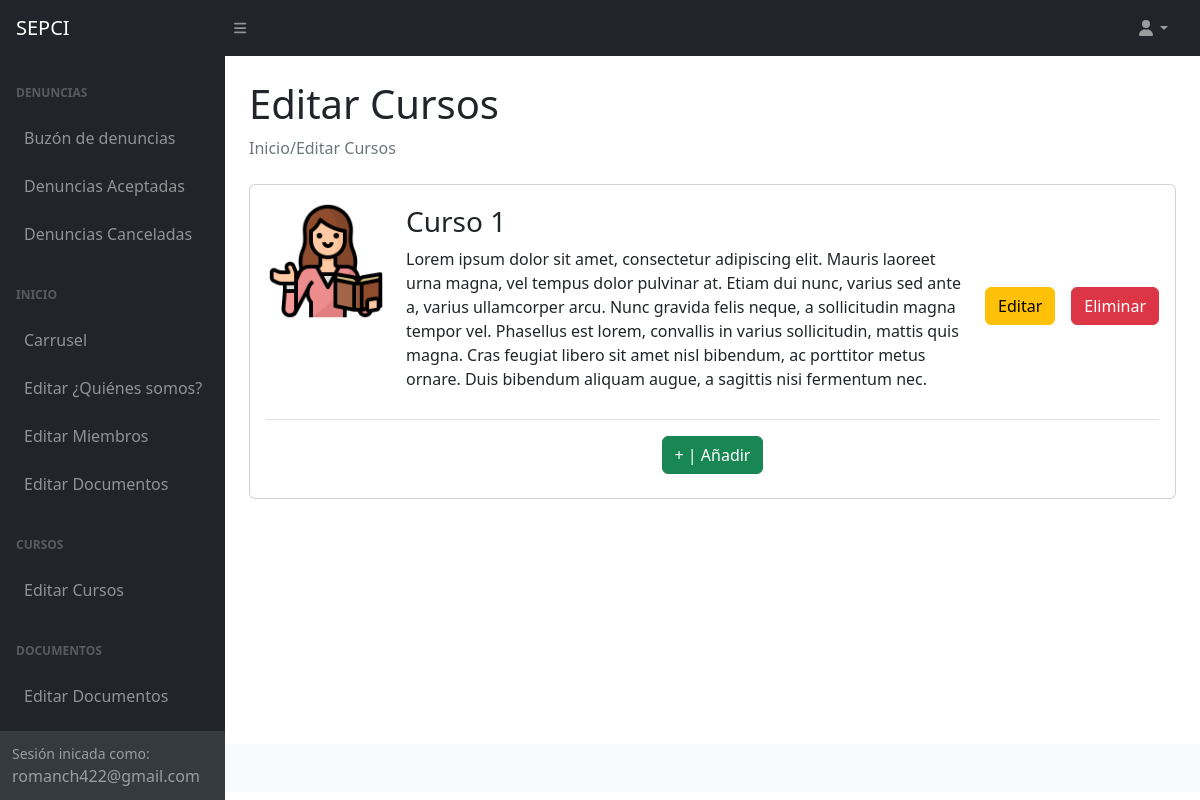
/Admin/Panel/Cursos.php (signed in), run on the app's committed database.
### tables this page shows
CREATE TABLE `courses` (
  `id_course` int(11) NOT NULL,
  `course_name` varchar(50) NOT NULL,
  `course_descrip` text NOT NULL,
  `root_course` varchar(30) NOT NULL,
  `tipo` varchar(11) NOT NULL,
  `contenido` varchar(45) NOT NULL
);

### php/DBManager/open.php (called while the page is built, shortened)
<?php
    if(isset($_SESSION['name'])){
        return $sesion=true;
    }else{
        return $sesion=false;
    }
?>

### php/DBManager/DBManager.php (called while the page is built, shortened)
<?php
class DBManager
{
    private function open()
    {
        $link = mysqli_connect("127.0.0.1","qysug","9@s659R9","sepci") or die('Error connecting to Data Base');
        return $link;
    }
    public function showCourses()
    {
        $link = $this->open();
        $query = "SELECT * FROM courses";
        $result = $link->query($query);
        return $result;
    }
    }
?>

### php/DBManager/endPointEachCourses.php (called while the page is built)
<?php
    require 'DBManager.php';
    $db = new DBMAnager();
    $data = $db->showCourses();
?>

### Admin/Panel/Cursos.php (the view, shortened to what this page needs)
<?php
include("../../php/DBManager/open.php");
if ($sesion) {
    ?>
<!DOCTYPE html>
<html lang="es">
<head>
    <link href="https://cdn.jsdelivr.net/npm/simple-datatables@7.1.2/dist/style.min.css" rel="stylesheet" />
    <link href="css/styles.css" rel="stylesheet" />
</head>
<body class="sb-nav-fixed">
    <nav class="sb-topnav navbar navbar-expand navbar-dark bg-dark">
        <a class="navbar-brand ps-3" href="index.html">SEPCI</a>
        <button class="btn btn-link btn-sm order-1 order-lg-0 me-4 me-lg-0" id="sidebarToggle" href="#!"><i
                class="fas fa-bars"></i></button>
        <ul class="navbar-nav ms-auto ms-md-8 me-3 me-lg-4">
            <li class="nav-item dropdown">
                <a class="nav-link dropdown-toggle" id="navbarDropdown" href="#" role="button" data-bs-toggle="dropdown"
                    aria-expanded="false"><i class="fas fa-user fa-fw"></i></a>
            </li>
        </ul>
    </nav>
    <div id="layoutSidenav">
        <div id="layoutSidenav_nav">
            <nav class="sb-sidenav accordion sb-sidenav-dark" id="sidenavAccordion">
                <div class="sb-sidenav-menu">
                    <div class="nav">
                        <div class="sb-sidenav-menu-heading">Denuncias</div>
                        <a class="nav-link" href="index.php">
                            Buzón de denuncias
                        </a>
                        <a class="nav-link" href="complaintAcept.php">
                            Denuncias Aceptadas
                        </a>
                        <a class="nav-link" href="complaintCancel.php">
                            Denuncias Canceladas
                        </a>
                        <div class="sb-sidenav-menu-heading">Inicio</div>
                        <a class="nav-link" href="SliderCRUD.php">
                            Carrusel
                        </a>
                        <a class="nav-link" href="QuienesSomos.php">
                            Editar ¿Quiénes somos?
                        </a>
                        <a class="nav-link" href="Miembros.php">
                            Editar Miembros
                        </a>
                        <a class="nav-link" href="EditarDocumentos.php">
                            Editar Documentos
                        </a>
                        <div class="sb-sidenav-menu-heading">Cursos</div>
                        <a class="nav-link" href="Cursos.php">
                            Editar Cursos
                        </a>
                        <div class="sb-sidenav-menu-heading">Documentos</div>
                        <a class="nav-link" href="Documentos.php">
                            Editar Documentos
                        </a>
                    </div>
                </div>
                <div class="sb-sidenav-footer">
                    <div class="small">Sesión inicada como:</div>
                    <?php echo $_SESSION['name']; ?>
                </div>
            </nav>
        </div>
        <div id="layoutSidenav_content">
            <main>
                <div class="container-fluid px-4">
                    <h1 class="mt-4">Editar Cursos</h1>
                    <ol class="breadcrumb mb-4">
                        <li class="breadcrumb-item active">Inicio/Editar Cursos</li>
                    </ol>
                    <div class="card mb-4">
                        <?php
                                include_once '../../php/DBManager/endPointEachCourses.php';
                                while ($row = $data->fetch_assoc() ) {
                            ?>
                        <div class=" d-flex m-3 border-bottom pb-2">
                            <img src=" ../../pdf/Courses/<?php echo $row['root_course']; ?>" alt="" width="120"
                                height="120">
                            <div class="d-flex flex-row align-items-center justify-content-between w-100">
                                <div class=" p-1 ms-3 me-3">
                                    <h3><?php echo $row['course_name'] ?></h3>
                                    <p><?php echo $row['course_descrip']  ?></p>
                                </div>
                                <div class="d-flex">
                                    <a href="../Panel/EditarCursos.php?id_curso=<?php echo $row['id_course'] ?>"
                                        class="btn btn-warning me-3">Editar</a>
                                    <a href="../../php/DBManager/deleteCourse.php?id_curso=<?php echo $row['id_course'] ?>"
                                        class="btn btn-danger">Eliminar</a>
                                </div>
                            </div>
                        </div>
                        <?php
                            }
                        ?>
                        <div class="d-flex justify-content-center mb-4">
                            <a href="../Panel/AñadirCurso.php" class="btn btn-success">+ | Añadir</a>
                        </div>
                    </div>
                </div>
        </div>
    </div>
    <footer class="py-4 bg-light mt-auto">
    </footer>
</body>
</html>
<?php
} else {
    header('Location: ../login.php');
}
?>

### data on the page
courses: root_course (picture), course_name "Curso 1", course_descrip "Lorem ipsum dolor sit amet, consectetur adipiscing elit. Mauris laoreet urna magna, vel tempus dolor pulvinar at. Etiam dui nunc, varius sed ante a, varius ullamcorper arcu. Nunc gravida felis neque, a sollicitudin magna tempor vel. Phasellus est lorem, convallis in varius sollicitudin, mattis quis magna. Cras feugiat libero sit amet nisl bibendum, ac porttitor metus ornare. Duis bibendum aliquam augue, a sagittis nisi fermentum nec."

### other printed values
$_SESSION['name'] "romanch422@gmail.com"
